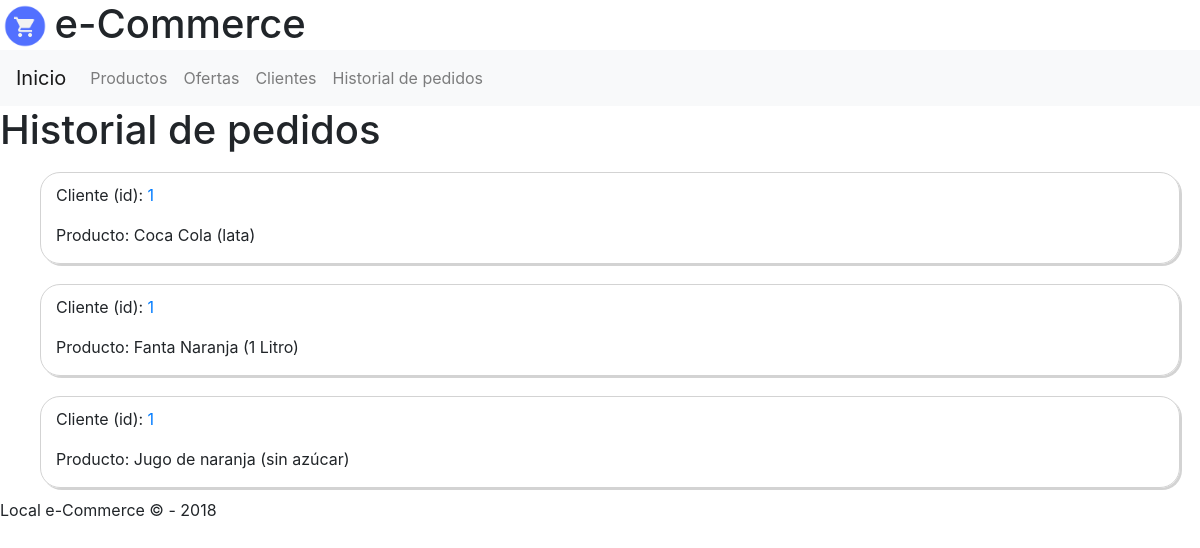
The app's page /clientes/historial/, older data.
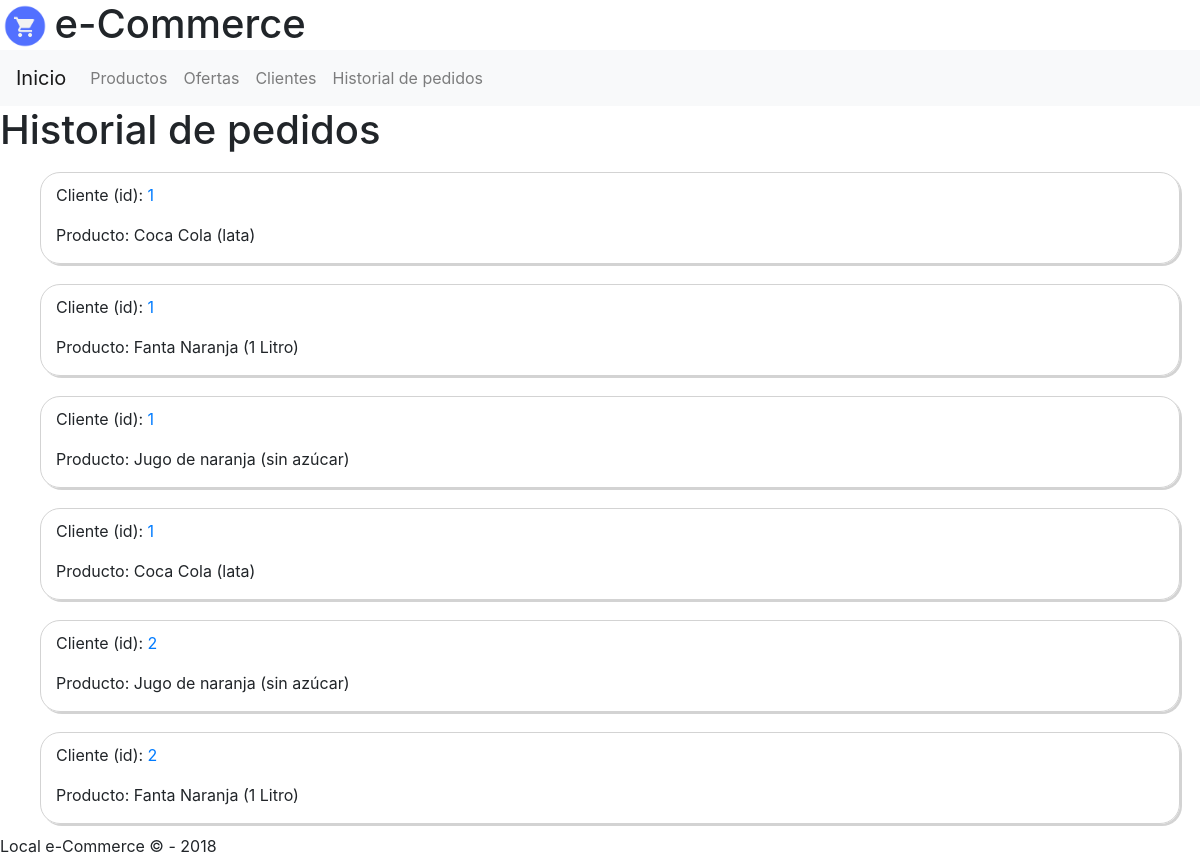
The same page, newer data.
### web/models.py (models this page shows, shortened)
class Cart(models.Model):
    client = models.ForeignKey(Client, on_delete=models.CASCADE, blank=True, null=True)
    product = models.ForeignKey(Product, on_delete=models.DO_NOTHING, blank=True, null=True)

class Client(models.Model):
    dni = models.CharField(max_length=10)
    first_name = models.CharField(max_length=256)
    last_name = models.CharField(max_length=256)
    address = models.CharField(max_length=256)
    premium = models.BooleanField()
    def __str__(self):
        return str(self.id)

class Product(models.Model):
    reference = models.CharField(max_length=10)
    title = models.CharField(max_length=256)
    quantity = models.IntegerField(blank=True, null=True)
    price = models.IntegerField()
    offer = models.BooleanField()
    stock = models.BooleanField()
    img = models.CharField(max_length=256, blank=True, null=True)
    def __str__(self):
        return self.title

### web/views.py (the view)
# urls.py: path('clientes/historial/', views.history),
def history(request):
    client = Client.objects.all()
    carts = Cart.objects.all()
    context = {
        'client': client,
        'carts': carts,
    }
    return render(request, "web/history.html", context)

### web/templates/web/history.html (shortened to what this page needs)
{% extends 'web/html.html' %}
{% load static %}
{% block body %}
<header>{% include 'web/header.html' %}</header>
{% include 'web/navbar.html' %}
<main>
  <h1>Historial de pedidos</h1>
  <div class="container">
    {% for cart in carts %}
      <div class="row">
        <div class="col-md-12 box-border">
          <div>
            <p>Cliente (id): <a href="/clientes/{{ cart.client }}">{{ cart.client }}</a></p>
          </div>
          <div>
            <p>Producto: {{ cart.product }}</p>
          </div>
        </div>
      </div>
    {% endfor %}
  </div>
</main>
<footer>{% include 'web/footer.html' %}</footer>
{% endblock %}

Row changes from the older to the newer data that the page shows:
added Cart: client "1", product "Coca Cola (lata)"
added Cart: client "2", product "Jugo de naranja (sin azúcar)"
added Cart: client "2", product "Fanta Naranja (1 Litro)"
